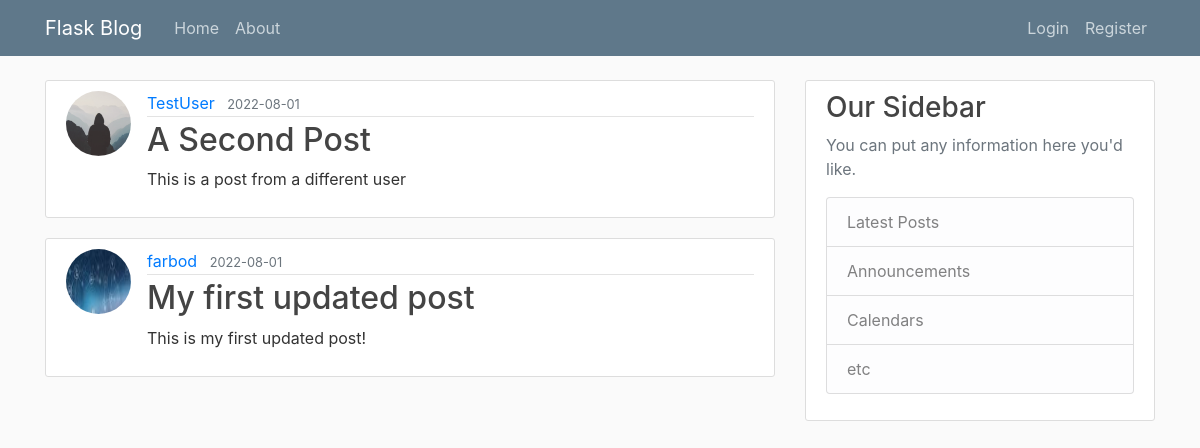
Page /home on the earlier database version.
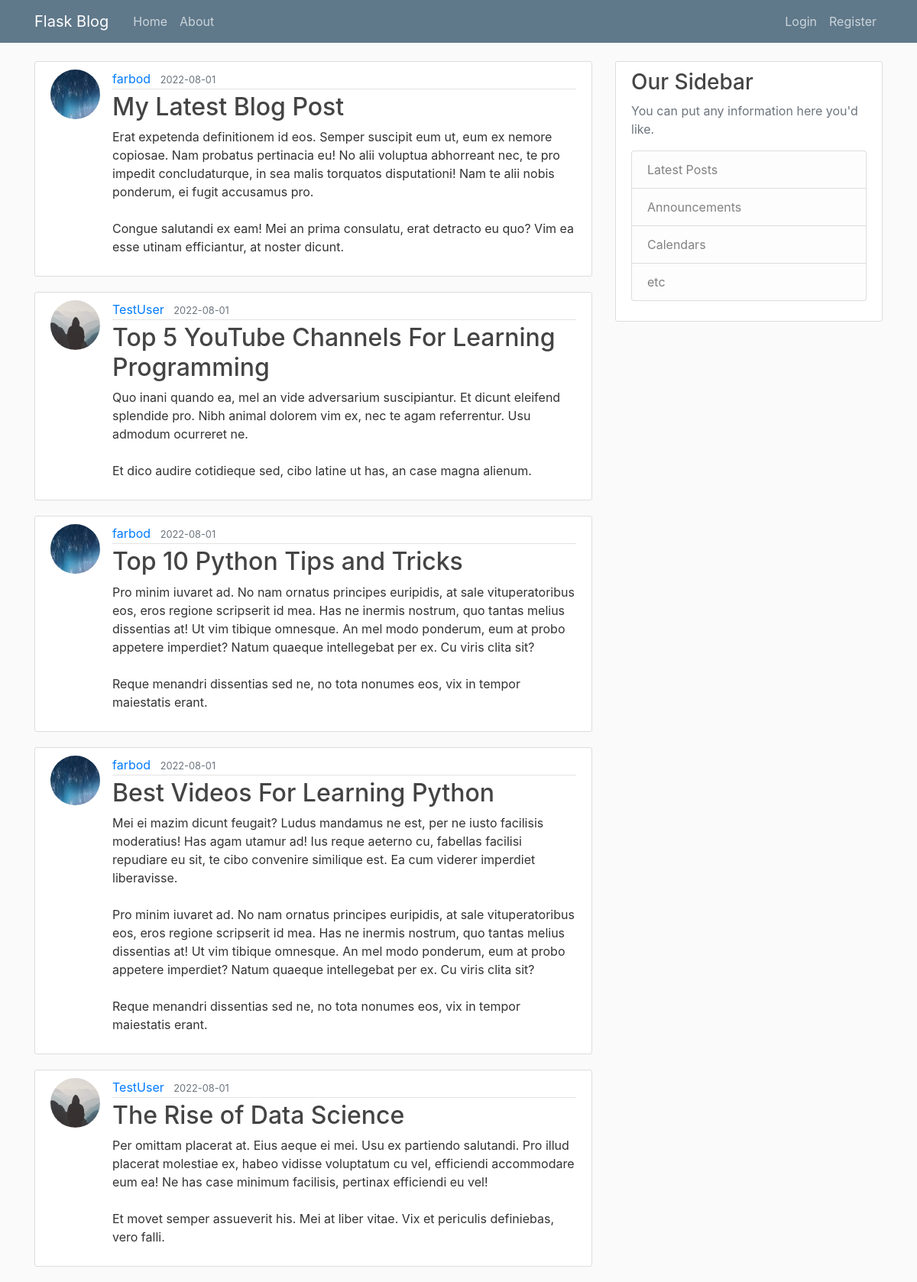
Same page on the later database version.
### flaskblog/models.py (models this page shows, shortened)
class Post(db.Model):
    id = db.Column(db.Integer, primary_key=True)
    title = db.Column(db.String(100), nullable=False)
    date_posted = db.Column(db.DateTime, nullable=False, default=datetime.utcnow)
    content = db.Column(db.Text, nullable=False)
    user_id = db.Column(db.Integer, db.ForeignKey('user.id'), nullable=False)

class User(db.Model, UserMixin):
    id = db.Column(db.Integer, primary_key=True)
    username = db.Column(db.String(20), unique=True, nullable=False)
    email = db.Column(db.String(120), unique=True, nullable=False)
    image_file = db.Column(db.String(20), nullable=False, default='default.jpg')
    password = db.Column(db.String(60), nullable=False)
    posts = db.relationship('Post', backref='author', lazy=True)

### flaskblog/main/routes.py (the view)
@main.route('/')
@main.route('/home')
def home():
    page = request.args.get('page', 1, type=int)
    posts = Post.query.order_by(Post.date_posted.desc()).paginate(page=page, per_page=5)
    return render_template('home.html', posts=posts)

### flaskblog/templates/home.html
{% extends "layout.html" %}
{% block content %}
    {% for post in posts %}
    <article class="media content-section">
      <img class="rounded-circle article-img" src="{{ url_for('static', filename='profile_pics/' + post.author.image_file) }}">
      <div class="media-body">
        <div class="article-metadata">
          <a class="mr-2" href="#">{{ post.author.username }}</a>
          <small class="text-muted">{{ post.date_posted.strftime('%Y-%m-%d') }}</small>
        </div>
        <h2><a class="article-title" href="{{ url_for('post', post_id=post.id) }}">{{ post.title }}</a></h2>
        <p class="article-content">{{ post.content }}</p>
      </div>
    </article>
    {% endfor %}
{% endblock content %}

Differences in the rows shown:
no longer on this page (row unchanged): Post: image_file (placeholder picture), author.username "TestUser", date_posted "2022-08-01", title "A Second Post", content "This is a post from a different user"
no longer on this page (row unchanged): Post: image_file (picture), author.username "farbod", date_posted "2022-08-01", title "My first updated post", content "This is my first updated post!"
added Post: image_file (picture), author.username "farbod", date_posted "2022-08-01", title "My Latest Blog Post", content "Erat expetenda definitionem id eos. Semper suscipit eum ut, eum ex nemore copiosae. Nam probatus pertinacia eu! No alii voluptua abhorreant nec, te pro impedit concludaturque, in sea malis torquatos disputationi! Nam te alii nobis ponderum, ei fugit accusamus pro. Congue salutandi ex eam! Mei an prima consulatu, erat detracto eu quo? Vim ea esse utinam efficiantur, at noster dicunt."
added Post: image_file (placeholder picture), author.username "TestUser", date_posted "2022-08-01", title "Top 5 YouTube Channels For Learning Programming", content "Quo inani quando ea, mel an vide adversarium suscipiantur. Et dicunt eleifend splendide pro. Nibh animal dolorem vim ex, nec te agam referrentur. Usu admodum ocurreret ne. Et dico audire cotidieque sed, cibo latine ut has, an case magna alienum."
added Post: image_file (picture), author.username "farbod", date_posted "2022-08-01", title "Top 10 Python Tips and Tricks", content "Pro minim iuvaret ad. No nam ornatus principes euripidis, at sale vituperatoribus eos, eros regione scripserit id mea. Has ne inermis nostrum, quo tantas melius dissentias at! Ut vim tibique omnesque. An mel modo ponderum, eum at probo appetere imperdiet? Natum quaeque intellegebat per ex. Cu viris clita sit? Reque menandri dissentias sed ne, no tota nonumes eos, vix in tempor maiestatis erant."
added Post: image_file (picture), author.username "farbod", date_posted "2022-08-01", title "Best Videos For Learning Python", content "Mei ei mazim dicunt feugait? Ludus mandamus ne est, per ne iusto facilisis moderatius! Has agam utamur ad! Ius reque aeterno cu, fabellas facilisi repudiare eu sit, te cibo convenire similique est. Ea cum viderer imperdiet liberavisse. Pro minim iuvaret ad. No nam ornatus principes euripidis, at sale vituperatoribus eos, eros regione scripserit id mea. Has ne inermis nostrum, quo tantas melius dissentias at! Ut vim tibique omnesque. An mel modo ponderum, eum at probo appetere imperdiet? Natum quaeque intellegebat per ex. Cu viris clita sit? Reque menandri dissentias sed ne, no tota nonumes eos, vix in tempor maiestatis erant."
added Post: image_file (placeholder picture), author.username "TestUser", date_posted "2022-08-01", title "The Rise of Data Science", content "Per omittam placerat at. Eius aeque ei mei. Usu ex partiendo salutandi. Pro illud placerat molestiae ex, habeo vidisse voluptatum cu vel, efficiendi accommodare eum ea! Ne has case minimum facilisis, pertinax efficiendi eu vel! Et movet semper assueverit his. Mei at liber vitae. Vix et periculis definiebas, vero falli."
